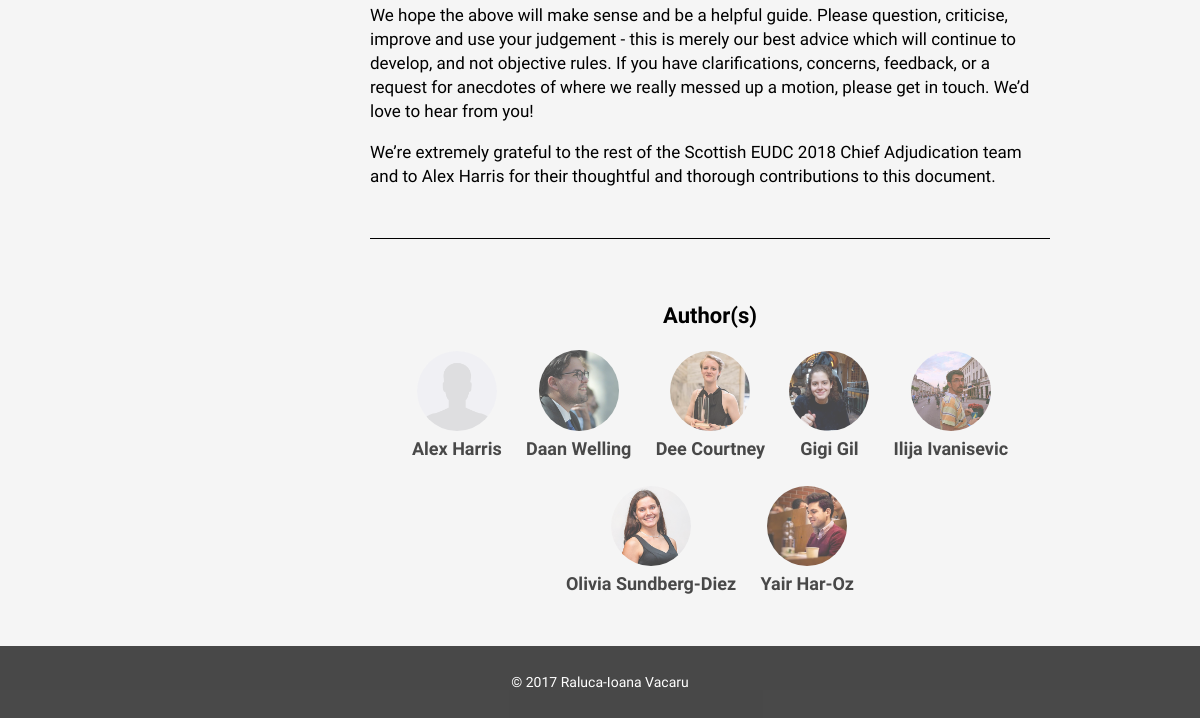
Before: /article/37/ (lower part) with the older database file.
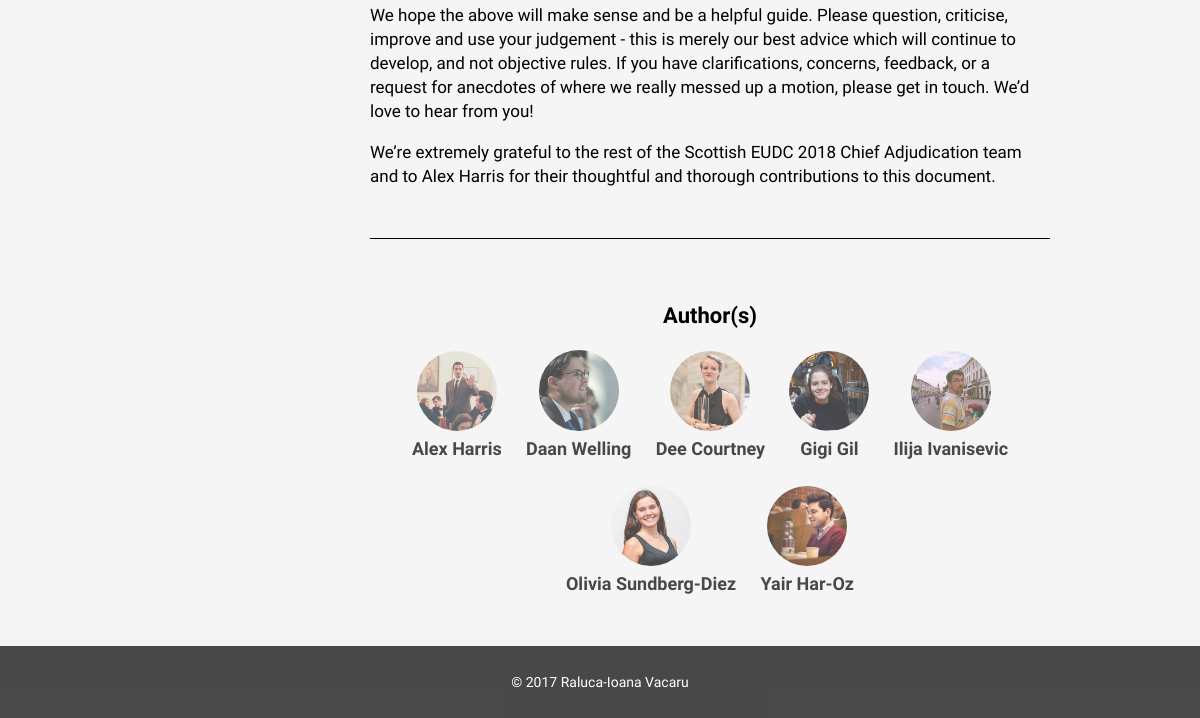
After: the same page with the newer database file.
### tplatform/models.py (models this page shows)
class Author(models.Model):
    CA = 1
    DCA = 2
    TRAINER = 3
    CONTRIBUTOR = 4
    STATUS = (
        (CA, 'CA'),
        (DCA, 'DCA'),
        (TRAINER, 'Trainer'),
        (CONTRIBUTOR, 'Contributor'),
    )
    name = models.CharField(max_length = 150)
    description = models.TextField()
    picture_handle = models.CharField(max_length = 50)
    status = models.IntegerField(default=3, choices = STATUS)
    def __unicode__(self):
        return self.name

### tplatform/views.py (the view)
# urls.py: url(r'^article/(?P<id>\d+)/', views.article_detail, name='browse.article_detail'),
def article_detail(request, id):
	try:
		article = Article.objects.get(id=id)
	except Item.DoesNotExist:
		raise Http404('This article does not exist')
	related = article.related_articles.all()
	return render(request, 'tplatform/article_detail.html', {
		'article': article,
		'related': related,
	})

### tplatform/context_processors.py (called while the page is built)
def getcustomoptions(request):
	all_tags = [x for x in Tag.objects.all().order_by('name') if x.article_set.all().exists()]
	all_authors = [x for x in Author.objects.all().order_by('name') if x.article_set.all().exists()]
	all_types = Type.objects.all().order_by('name');
	return {
		'tags': all_tags,
		'authors': all_authors,
		'types': all_types,
	}

### tplatform/models.py (called while the page is built)
    def __unicode__(self):
        return self.name

### tplatform/templatetags/app_filters.py (called while the page is built)
@register.filter
def sort_alphabetically(values, field):
	return sorted(values, key=lambda item: getattr(item, field).lower())

### training/templates/tplatform/article_detail.html (shortened to what this page needs)
{% extends "base.html" %}
{% block content %}
{% load app_filters %}
<div id="website-content">
<div>
	<div class="article-content {{ article.get_category_display|lower }}-headings">
		<div class="article-content-wrapper">
			{{ article.content|safe }}
		</div>
		<div class="article-authors-wrapper">
			<h3>Author(s)</h3>
			{% for author in article.authors.all|sort_alphabetically:"name" %}
				<a href="{% url 'trainers.trainer_detail' author.id %}">
					<div class="article-author">
						<img src="/static/img/{{ author.picture_handle }}.png">
						<h2>{{ author.name }}</h2>
					</div>
				</a>
			{% endfor %}
		</div>
	</div>
</div>
</div>
{% endblock %}

Changed rows visible on the page:
changed Author "Alex Harris": picture_handle: picture added in place of a placeholder
